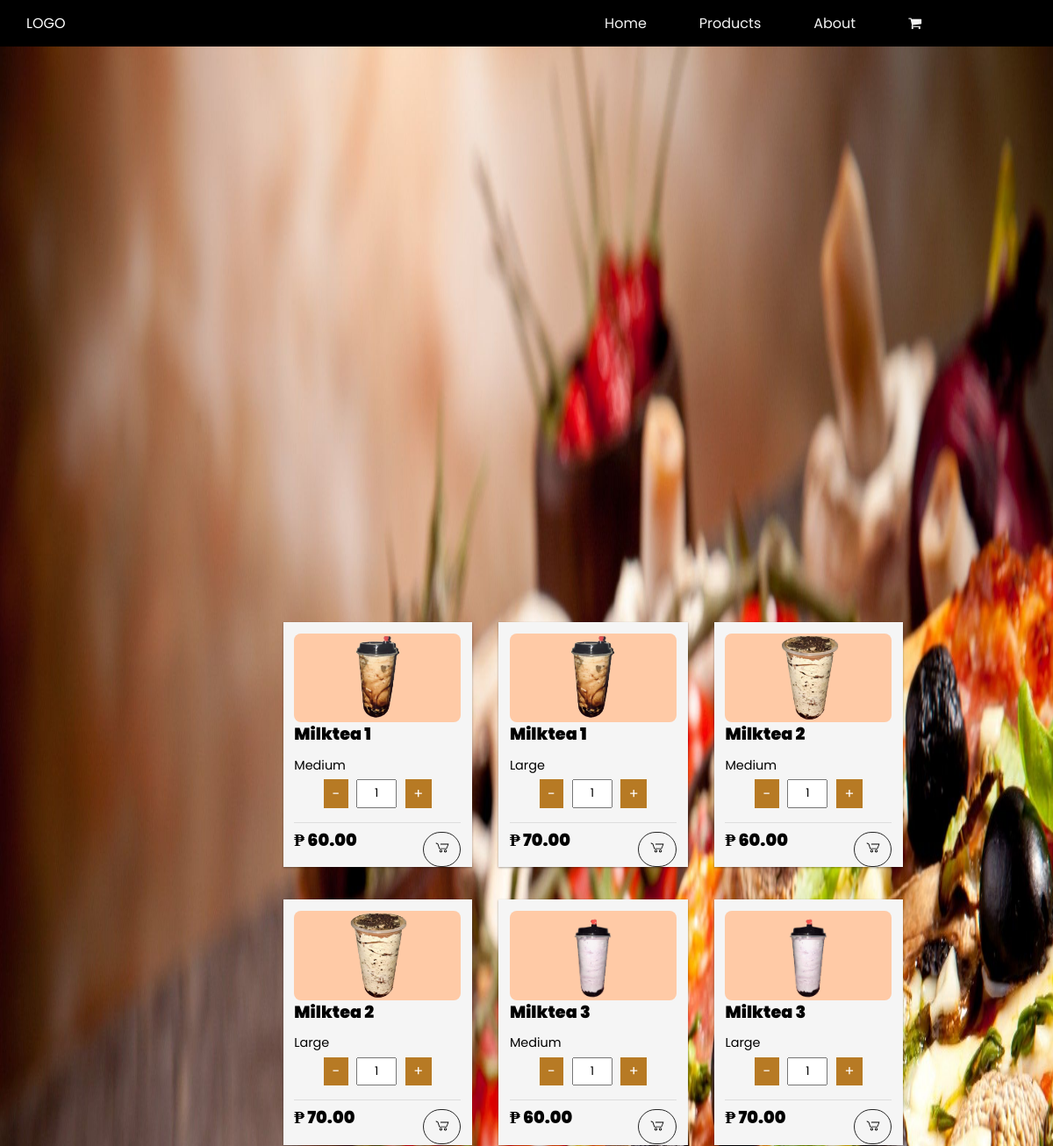
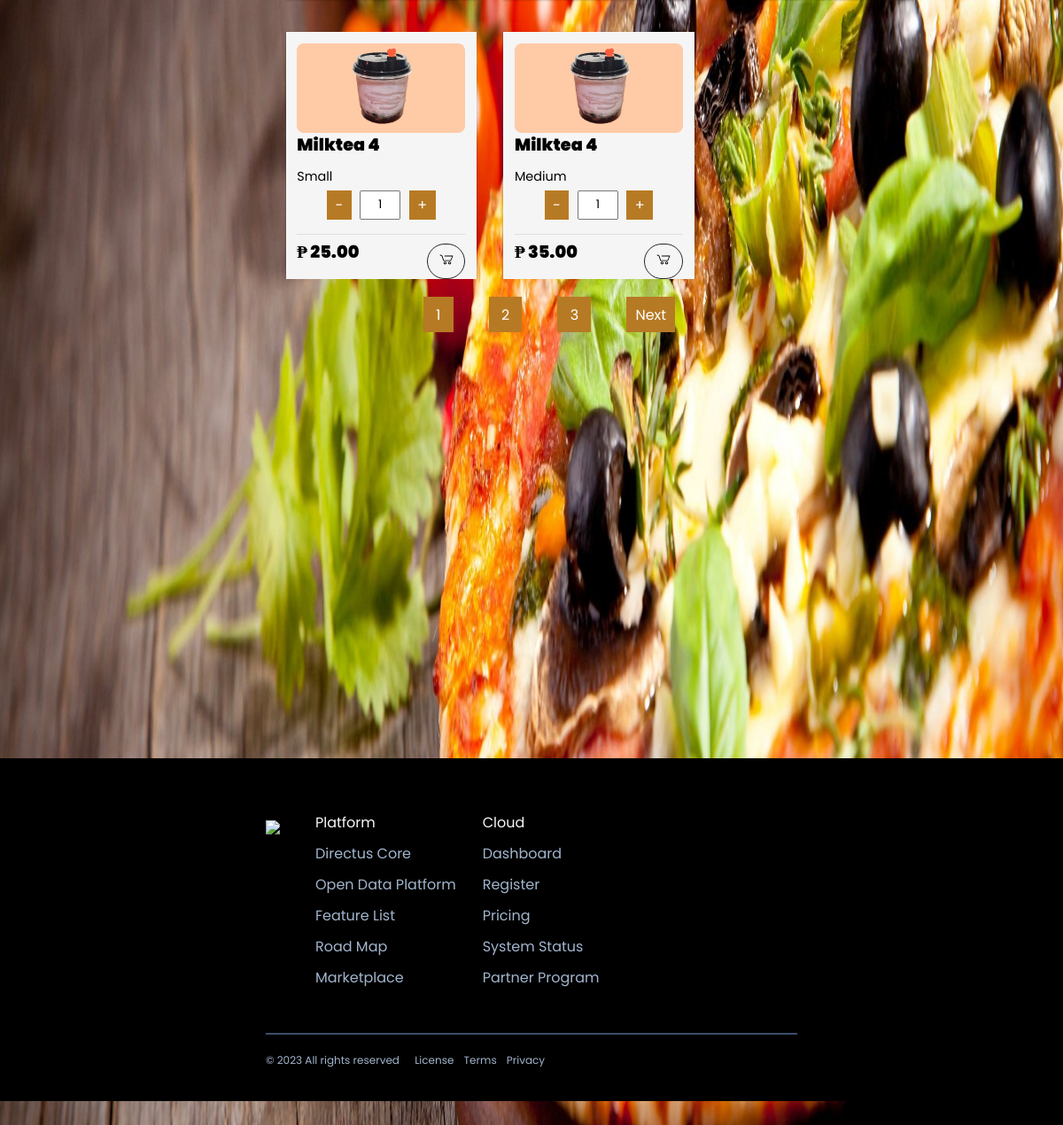
The page / on the database its author committed (2 pictures, top to bottom).
### tables this page shows
CREATE TABLE `cravings_table` (
  `id` int(11) NOT NULL,
  `product_name` varchar(255) DEFAULT NULL,
  `product_image` varchar(255) DEFAULT NULL,
  `product_size` varchar(50) NOT NULL,
  `price` double DEFAULT NULL
);

### index.php (the view, shortened to what this page needs)
<?php
include("connection.php");
?>
<!DOCTYPE html>
<html lang="en">
<head>
    <link rel="stylesheet" href="https://cdnjs.cloudflare.com/ajax/libs/font-awesome/4.7.0/css/font-awesome.min.css">
    <link rel="stylesheet" href="assets/css/style.css">
    <link rel="stylesheet" href="assets/img/">
</head>
<body>
    <div class="topnav" id="myTopnav">
        <a href="index.php" id="logos">LOGO</a>
        <a href="#top" id="home_nav">Home</a>
        <a href="#product" id="product_nav" >Products</a>
        <a href="#About" id="about_nav" >About</a>
        <a href="cart.php" id="cart_nav" >
            <i class="fa fa-shopping-cart"></i>
        </a>
    </div>
    <div class="container-fluid">
        <main>
        </main>
        <?php
        $sql_new = "SELECT * FROM cravings_table";
        $num_per_page = 8;
        $result = mysqli_query($connect, $sql_new);
        $number_of_results = mysqli_num_rows($result);
        ?>
        <div class="container">
            <div class="row">
                <?php
                if (!isset($_GET['page'])) {
                    $page = 1;
                } else {
                    $page = $_GET['page'];
                }
                $start_from = ($page - 1) * $num_per_page;
                $number_of_pages = ceil($number_of_results / $num_per_page);
                if(!isset($_POST["large"]) && !isset($_POST["medium"]) && !isset($_POST["small"]) && !isset($_POST["pizza"])){
                    $sql = "SELECT * From cravings_table LIMIT $start_from,$num_per_page";
                }
                $result = mysqli_query($connect, $sql);
                $get_total_of_records = mysqli_num_rows($result);
                if ($get_total_of_records > 0) {
                    while ($row = mysqli_fetch_assoc($result)) {
                        ?>
                        <form id="product" method="POST" action="index.php?id=<?php echo"$row[id]";?>">
                        <div class="col-sm">
                            <div class="card">
                                <div class="card-img"><img class="prod_img" src="<?php echo "$row[product_image]"; ?>">
                                </div>
                                <div class="card-info">
                                    <p class="text-title">
                                        <?php echo "$row[product_name]"; ?>
                                    </p>
                                    <p class="text-body">
                                        <?php echo "$row[product_size]"; ?>
                                        <br>
                                    <div style="margin-top:-10%;display:flex;justify-content:center;">
                                        <span class="down" onClick="decreaseCount(event, this)">-</span>
                                        <input class="quantity_value" type="text" name="quantity" value='1'>
                                        <span class="up" onClick="increaseCount(event, this)">+</span>
                                    </div>
                                    </p>
                                </div>
                                <div class="card-footer">
                                    <span class="text-title">₱
                                        <?php echo "$row[price]"; ?>.00
                                    </span>
                                    <div class="card-button"><button
                                            style="outline:none;border:none;background:transparent;cursor:pointer;padding-top:5%;"
                                            type="submit" name="add_to_cart">
                                            </button>
                                    </div>
                                </div>
                            </div>
                        </div>
                        </form>
                    <?php }
                } ?>
            </div>
        </div>
        <div class="pagination-div2">
                <?php
                for ($i = 1; $i <= $number_of_pages; $i++) {
                    echo '<a class="" href="index.php?page=' . $i . '">&nbsp' . $i . '&nbsp</a> ';
                }
                $i = $i - 1;
                if ($i > $page) {
                    echo "<a href='index.php?page=" . ($page + 1) . "' class='next'>Next</a>";
                }
                ?>
            </div>
    </div>
    <section>
      <footer class="top">
        <img src="logo.svg" />
        <div class="links">
          <div>
            <h2>Platform</h2>
            <a>Directus Core</a>
            <a>Open Data Platform</a>
            <a>Feature List</a>
            <a>Road Map</a>
            <a>Marketplace</a>
          </div>
          <div>
            <h2>Cloud</h2>
            <a>Dashboard</a>
            <a>Register</a>
            <a>Pricing</a>
            <a>System Status</a>
            <a>Partner Program</a>
          </div>
        </div>
      </footer>
      <footer class="bottom">
        <div class="legal">
          <span> © 2023 All rights reserved </span>
          <a> License </a>
          <a> Terms </a>
          <a> Privacy </a>
        </div>
        <div class="links">
          <a class="fa-brands fa-github"></a>
          <a class="fa-brands fa-linkedin"></a>
        </div>
      </footer>
    </section>
</body>
</html>

### rows shown on the page
cravings_table: product_image (picture), product_name "Milktea 1", product_size "Medium", price "60"
cravings_table: product_image (picture), product_name "Milktea 1", product_size "Large", price "70"
cravings_table: product_image (picture), product_name "Milktea 2", product_size "Medium", price "60"
cravings_table: product_image (picture), product_name "Milktea 2", product_size "Large", price "70"
cravings_table: product_image (picture), product_name "Milktea 3", product_size "Medium", price "60"
cravings_table: product_image (picture), product_name "Milktea 3", product_size "Large", price "70"
cravings_table: product_image (picture), product_name "Milktea 4", product_size "Small", price "25"
cravings_table: product_image (picture), product_name "Milktea 4", product_size "Medium", price "35"
